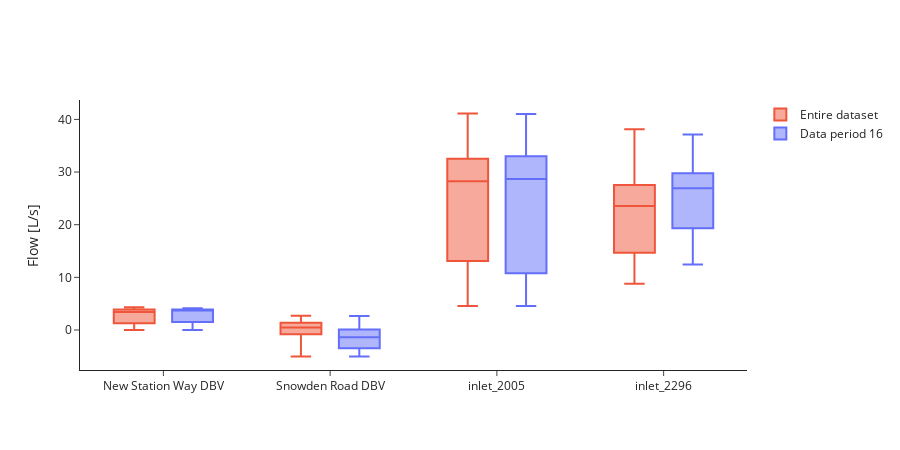

This figure's notebook cell:
### Markdown cell above
Flow comparison of data period v. entire dataset (2021-2024).

### Code cell
plot_flow_df = plot_flow_df.dropna(subset=['mean'])
flow_period_stats = plot_flow_df.groupby('bwfl_id')['mean'].describe(percentiles=[.01, .10, .25, .50, .75, .90, .99])
flow_dataset_stats = get_sensor_stats('flow', flow_bwfl_ids)

fig = go.Figure()

for i, bwfl_id in enumerate(flow_period_stats.index):
    stats = flow_dataset_stats.loc[bwfl_id]
    
    fig.add_trace(go.Box(
        x=[bwfl_id],
        lowerfence=[stats['min']],
        q1=[stats['25%']],
        median=[stats['50%']],
        q3=[stats['75%']],
        upperfence=[stats['max']],
        name='Entire dataset',
        marker_color=default_colors[1],
        boxpoints=False,
        offsetgroup='flow_dataset_stats',
        showlegend=(i == 0)
    ))

for i, bwfl_id in enumerate(flow_period_stats.index):
    stats = flow_period_stats.loc[bwfl_id]
    
    fig.add_trace(go.Box(
        x=[bwfl_id],
        lowerfence=[stats['min']],
        q1=[stats['25%']],
        median=[stats['50%']],
        q3=[stats['75%']],
        upperfence=[stats['max']],
        name=f'Data period {str(data_period).zfill(2)}',
        marker_color=default_colors[0],
        boxpoints=False,
        offsetgroup='flow_period_stats',
        showlegend=(i == 0)
    ))

fig.update_layout(
    yaxis_title='Flow [L/s]',
    xaxis_title='',
    xaxis=dict(
        tickmode='array',
        tickvals=flow_period_stats.index,
        ticktext=flow_period_stats.index
    ),
    legend_title_text='',
    template='simple_white',
    boxmode='group',
    height=450,
)

fig.show()

### Figure 1 — Plotly figure (JSON) as saved in the notebook; plotly's stock layout.template omitted (floating-point values rounded to 4 significant figures)
{"data": [{"boxpoints": false, "lowerfence": [-0.0006813], "marker": {"color": "#EF553B"}, "median": [3.429], "name": "Entire dataset", "offsetgroup": "flow_dataset_stats", "q1": [1.264], "q3": [3.885], "showlegend": true, "type": "box", "upperfence": [4.339], "x": ["New Station Way DBV"]}, {"boxpoints": false, "lowerfence": [-5.034], "marker": {"color": "#EF553B"}, "median": [0.4924], "name": "Entire dataset", "offsetgroup": "flow_dataset_stats", "q1": [-0.8138], "q3": [1.361], "showlegend": false, "type": "box", "upperfence": [2.684], "x": ["Snowden Road DBV"]}, {"boxpoints": false, "lowerfence": [4.544], "marker": {"color": "#EF553B"}, "median": [28.23], "name": "Entire dataset", "offsetgroup": "flow_dataset_stats", "q1": [13.1], "q3": [32.53], "showlegend": false, "type": "box", "upperfence": [41.12], "x": ["inlet_2005"]}, {"boxpoints": false, "lowerfence": [8.778], "marker": {"color": "#EF553B"}, "median": [23.56], "name": "Entire dataset", "offsetgroup": "flow_dataset_stats", "q1": [14.67], "q3": [27.56], "showlegend": false, "type": "box", "upperfence": [38.11], "x": ["inlet_2296"]}, {"boxpoints": false, "lowerfence": [-0.0004886], "marker": {"color": "#636EFA"}, "median": [3.834], "name": "Data period 16", "offsetgroup": "flow_period_stats", "q1": [1.532], "q3": [3.909], "showlegend": true, "type": "box", "upperfence": [4.124], "x": ["New Station Way DBV"]}, {"boxpoints": false, "lowerfence": [-5.034], "marker": {"color": "#636EFA"}, "median": [-1.399], "name": "Data period 16", "offsetgroup": "flow_period_stats", "q1": [-3.471], "q3": [0.1123], "showlegend": false, "type": "box", "upperfence": [2.675], "x": ["Snowden Road DBV"]}, {"boxpoints": false, "lowerfence": [4.544], "marker": {"color": "#636EFA"}, "median": [28.69], "name": "Data period 16", "offsetgroup": "flow_period_stats", "q1": [10.78], "q3": [33.02], "showlegend": false, "type": "box", "upperfence": [41.01], "x": ["inlet_2005"]}, {"boxpoints": false, "lowerfence": [12.44], "marker": {"color": "#636EFA"}, "median": [26.94], "name": "Data period 16", "offsetgroup": "flow_period_stats", "q1": [19.31], "q3": [29.78], "showlegend": false, "type": "box", "upperfence": [37.11], "x": ["inlet_2296"]}], "layout": {"boxmode": "group", "height": 450, "legend": {"title": {"text": ""}}, "xaxis": {"autorange": true, "range": [-0.5, 3.5], "tickmode": "array", "ticktext": ["New Station Way DBV", "Snowden Road DBV", "inlet_2005", "inlet_2296"], "tickvals": ["New Station Way DBV", "Snowden Road DBV", "inlet_2005", "inlet_2296"], "title": {"text": ""}, "type": "category"}, "yaxis": {"autorange": true, "range": [-7.598, 43.69], "title": {"text": "Flow [L/s]"}}}}
